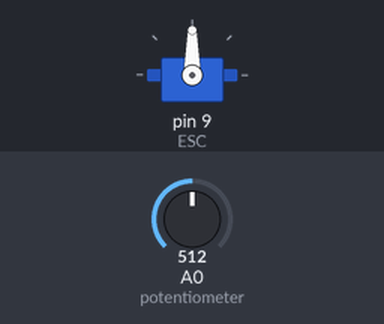
A sketch run on a simulated Arduino Uno, built with avr-gcc and run on an emulated ATmega328P. On the bench: servo. The test bench sets the inputs (shaded band); at power-on: A0 (potentiometer) = 512.

Above: at 1.2 s.
1.3 s: A0 (potentiometer) set to 716
At 2.1 s:
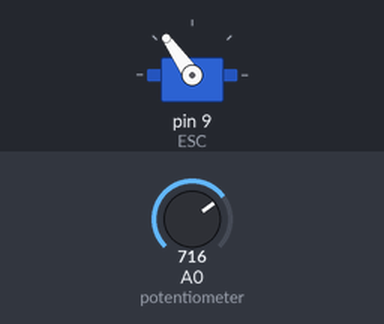
2.8 s: A0 (potentiometer) set to 900
At 3.3 s:
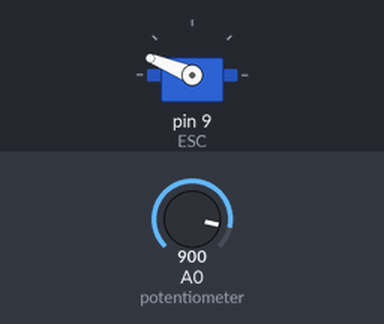
4.3 s: A0 (potentiometer) set to 1023
At 5.5 s:
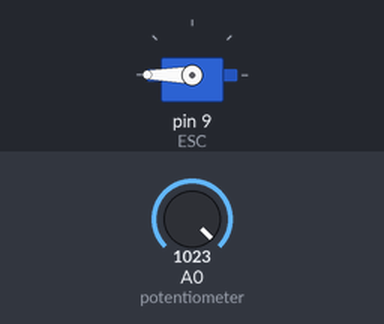
5.8 s: A0 (potentiometer) set to 306
At 6.7 s:
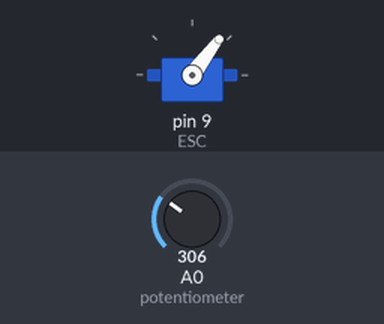
7.3 s: A0 (potentiometer) set to 122
At 7.9 s:
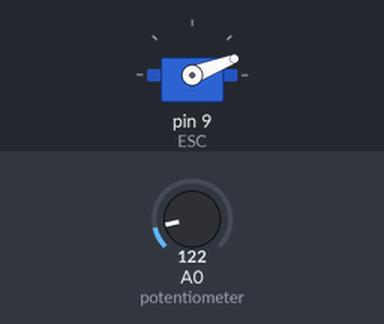
Timing chart, 0 to 9.8 s (numbered marks = the images above; inputs shaded):
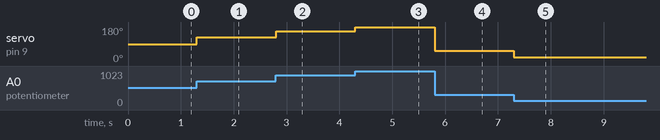

Measured:
- after the input at 1.3 s, servo on pin 9 (ESC): 90° → 125° at once
- after the input at 2.8 s, servo on pin 9 (ESC): 125° → 158° at once
- after the input at 4.3 s, servo on pin 9 (ESC): 158° → 180° at once
- after the input at 5.8 s, servo on pin 9 (ESC): 180° → 53° at once
- after the input at 7.3 s, servo on pin 9 (ESC): 53° → 21° at once

The sketch:

sketch_may21a.ino
```cpp
/*
        Arduino Brushless Motor Control
     by Dejan, https://howtomechatronics.com
*/
#include <Servo.h>
Servo ESC;     // create servo object to control the ESC
int potValue;  // value from the analog pin
void setup() {
  // Attach the ESC on pin 9
  ESC.attach(9,1000,2000); // (pin, min pulse width, max pulse width in microseconds)
}
void loop() {
  potValue = analogRead(A0);   // reads the value of the potentiometer (value between 0 and 1023)
  potValue = map(potValue, 0, 1023, 0, 180);   // scale it to use it with the servo library (value between 0 and 180)
  ESC.write(potValue);    // Send the signal to the ESC
}
```
